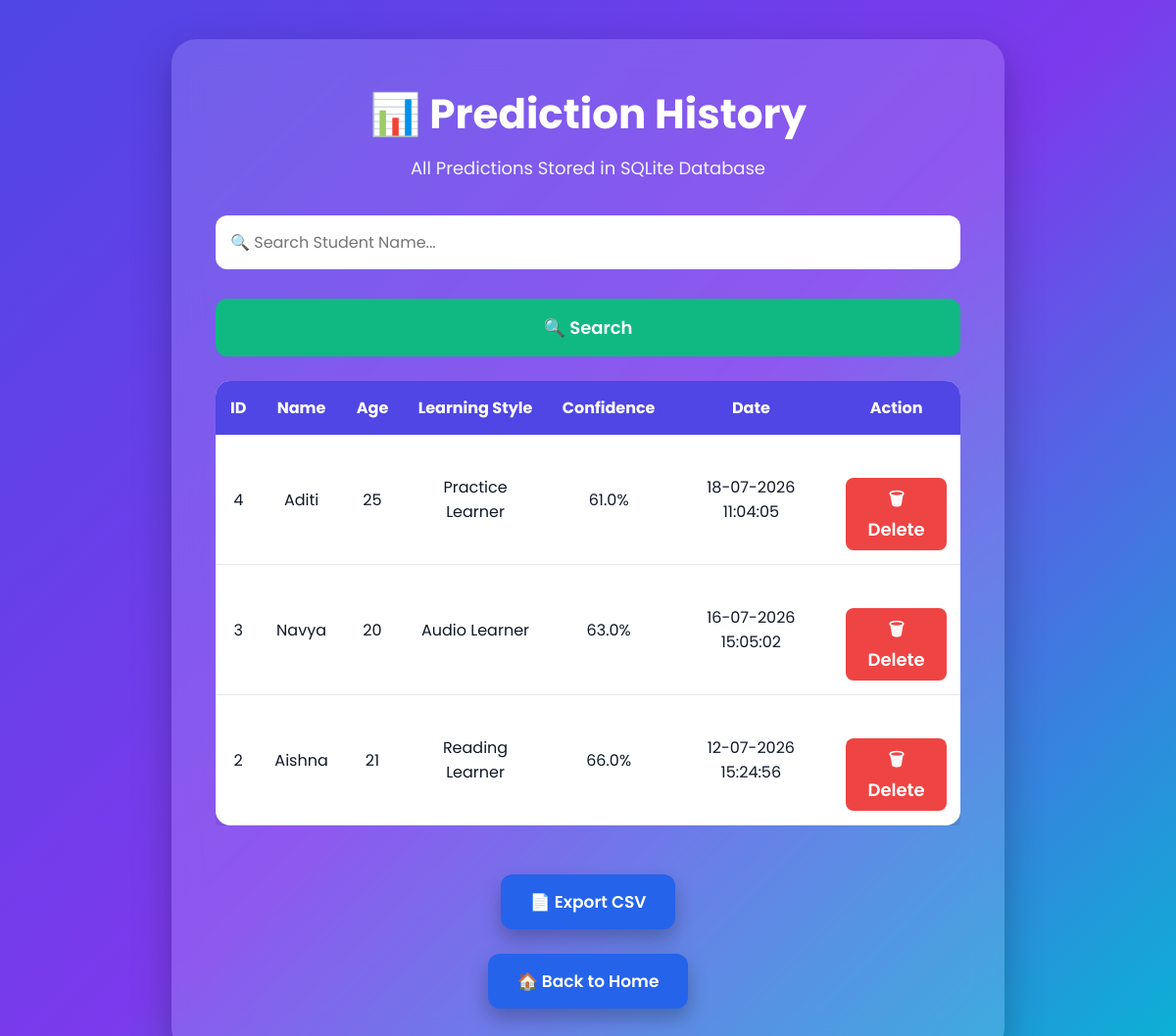
The app's page /history with its own data.
### tables this page shows
CREATE TABLE predictions(

        id INTEGER PRIMARY KEY AUTOINCREMENT,

        name TEXT,

        age INTEGER,

        lessons INTEGER,

        quiz REAL,

        learning_style TEXT,

        confidence REAL,

        created_at TEXT

    );

### app.py (the view)
@app.route("/history")
def history():
    conn = sqlite3.connect("learning_dna.db")
    cursor = conn.cursor()
    cursor.execute("""
        SELECT
            id,
            name,
            age,
            learning_style,
            confidence,
            created_at
        FROM predictions
        ORDER BY id DESC
    """)
    records = cursor.fetchall()
    conn.close()
    return render_template(
        "history.html",
        records=records
    )

### templates/history.html (shortened to what this page needs)
<!DOCTYPE html>
<html lang="en">
<head>
    <link rel="stylesheet"
          href="{{ url_for('static', filename='style.css') }}">
</head>
<body>
<div class="container">
    <h1>📊 Prediction History</h1>
    <p class="subtitle">
        All Predictions Stored in SQLite Database
    </p>
    <form action="/history" method="GET">
        <input
            type="text"
            name="search"
            placeholder="🔍 Search Student Name..."
            value="{{ search }}"
        >
        <button type="submit">
            🔍 Search
        </button>
    </form>
    <br>
    <div style="overflow-x:auto;">
    <table class="history-table">
        <thead>
        <tr>
            <th>ID</th>
            <th>Name</th>
            <th>Age</th>
            <th>Learning Style</th>
            <th>Confidence</th>
            <th>Date</th>
            <th>Action</th>
        </tr>
        </thead>
        <tbody>
        {% if records %}
            {% for row in records %}
            <tr>
                <td>{{ row[0] }}</td>
                <td>{{ row[1] }}</td>
                <td>{{ row[2] }}</td>
                <td>{{ row[3] }}</td>
                <td>{{ row[4] }}%</td>
                <td>{{ row[5] }}</td>
<td>
    <a href="/delete/{{ row[0] }}"
       onclick="return confirm('Delete this prediction?')">
        <button
            style="
                background:#ef4444;
                color:white;
                border:none;
                padding:8px 14px;
                border-radius:8px;
                cursor:pointer;
            ">
            🗑 Delete
        </button>
    </a>
</td>
            </tr>
            {% endfor %}
        {% else %}
            <tr>
                <td colspan="7">
                    No matching records found.
                </td>
            </tr>
        {% endif %}
        </tbody>
    </table>
    </div>
    <br><br>
    <div style="text-align:center;">
    <a href="/export">
        <button class="download-btn">
            📄 Export CSV
        </button>
    </a>
    <br><br>
    <a href="/">
        <button class="download-btn">
            🏠 Back to Home
        </button>
    </a>
</div>
</div>
</body>
</html>

### static/style.css (style rules this page uses)
* { margin:0; padding:0; box-sizing:border-box; font-family:'Poppins',sans-serif; }
body { min-height:100vh; background:linear-gradient(135deg,#4f46e5,#7c3aed,#06b6d4); display:flex; justify-content:center; align-items:center; padding:40px; }
.container { width:100%; max-width:850px; background:rgba(255,255,255,0.15); backdrop-filter:blur(15px); -webkit-backdrop-filter:blur(15px); border-radius:25px; padding:45px; box-shadow:0 15px 40px rgba(0,0,0,0.25); color:white; }
h1 { text-align:center; font-size:42px; margin-bottom:10px; }
.subtitle { text-align:center; color:#f1f5f9; margin-bottom:35px; font-size:18px; }
input, select { width:100%; padding:15px; border:none; border-radius:12px; font-size:16px; outline:none; }
button { width:100%; margin-top:30px; padding:16px; border:none; border-radius:12px; background:#10b981; color:white; font-size:18px; font-weight:600; cursor:pointer; transition:.3s; }
.download-btn { width:auto; padding:15px 35px; margin-top:0; border:none; border-radius:12px; background:linear-gradient(135deg,#10b981,#059669); color:white; font-size:18px; font-weight:700; cursor:pointer; transition:0.3s; box-shadow:0 10px 20px rgba(0,0,0,.25); }
.history-table { width:100%; border-collapse:collapse; background:white; color:#111827; border-radius:15px; overflow:hidden; box-shadow:0 10px 20px rgba(0,0,0,.15); }
.history-table th { background:#4f46e5; color:white; padding:15px; text-align:center; }
.history-table td { padding:14px; text-align:center; border-bottom:1px solid #e5e7eb; }
.download-btn { background:#2563eb; color:white; padding:15px 30px; border:none; border-radius:12px; cursor:pointer; font-size:17px; font-weight:600; }

### records on screen
predictions: id "4", name "Aditi", age "25", learning_style "Practice Learner", confidence "61.0", created_at "18-07-2026 11:04:05"
predictions: id "3", name "Navya", age "20", learning_style "Audio Learner", confidence "63.0", created_at "16-07-2026 15:05:02"
predictions: id "2", name "Aishna", age "21", learning_style "Reading Learner", confidence "66.0", created_at "12-07-2026 15:24:56"
